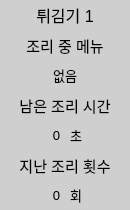
    <widget class="QWidget" name="wg_1" native="true">
     <property name="enabled">
      <bool>true</bool>
     </property>
     <property name="geometry">
      <rect>
       <x>5</x>
       <y>5</y>
       <width>130</width>
       <height>210</height>
      </rect>
     </property>
     <property name="autoFillBackground">
      <bool>false</bool>
     </property>
     <property name="styleSheet">
      <string notr="true">background-color: rgb(207, 207, 207);</string>
     </property>
     <widget class="QLabel" name="wg_1_lb_1">
      <property name="geometry">
       <rect>
        <x>0</x>
        <y>0</y>
        <width>130</width>
        <height>30</height>
       </rect>
      </property>
      <property name="font">
       <font>
        <pointsize>12</pointsize>
        <weight>50</weight>
        <bold>false</bold>
       </font>
      </property>
      <property name="text">
       <string>튀김기 1</string>
      </property>
      <property name="alignment">
       <set>Qt::AlignCenter</set>
      </property>
      <property name="wordWrap">
       <bool>true</bool>
      </property>
      <property name="margin">
       <number>3</number>
      </property>
     </widget>
     <widget class="QLabel" name="wg_1_lb_2">
      <property name="geometry">
       <rect>
        <x>0</x>
        <y>30</y>
        <width>130</width>
        <height>30</height>
       </rect>
      </property>
      <property name="font">
       <font>
        <pointsize>11</pointsize>
        <weight>50</weight>
        <bold>false</bold>
       </font>
      </property>
      <property name="text">
       <string>조리 중 메뉴</string>
      </property>
      <property name="alignment">
       <set>Qt::AlignCenter</set>
      </property>
      <property name="wordWrap">
       <bool>true</bool>
      </property>
      <property name="margin">
       <number>3</number>
      </property>
     </widget>
     <widget class="QLabel" name="fr_1_lb_menu">
      <property name="geometry">
       <rect>
        <x>0</x>
        <y>60</y>
        <width>130</width>
        <height>30</height>
       </rect>
      </property>
      <property name="font">
       <font>
        <pointsize>10</pointsize>
        <weight>50</weight>
        <bold>false</bold>
       </font>
      </property>
      <property name="text">
       <string>없음</string>
      </property>
      <property name="alignment">
       <set>Qt::AlignCenter</set>
      </property>
      <property name="wordWrap">
       <bool>true</bool>
      </property>
      <property name="margin">
       <number>3</number>
      </property>
     </widget>
     <widget class="QLabel" name="wg_1_lb_3">
      <property name="geometry">
       <rect>
        <x>0</x>
        <y>90</y>
        <width>130</width>
        <height>30</height>
       </rect>
      </property>
      <property name="font">
       <font>
        <pointsize>11</pointsize>
        <weight>50</weight>
        <bold>false</bold>
       </font>
      </property>
      <property name="text">
       <string>남은 조리 시간</string>
      </property>
      <property name="alignment">
       <set>Qt::AlignCenter</set>
      </property>
      <property name="wordWrap">
       <bool>true</bool>
      </property>
      <property name="margin">
       <number>3</number>
      </property>
     </widget>
     <widget class="QLabel" name="fr_1_lb_sec">
      <property name="geometry">
       <rect>
        <x>0</x>
        <y>120</y>
        <width>60</width>
        <height>30</height>
       </rect>
      </property>
      <property name="font">
       <font>
        <pointsize>10</pointsize>
        <weight>50</weight>
        <bold>false</bold>
       </font>
      </property>
      <property name="text">
       <string>0</string>
      </property>
      <property name="alignment">
       <set>Qt::AlignRight|Qt::AlignTrailing|Qt::AlignVCenter</set>
      </property>
      <property name="wordWrap">
       <bool>false</bool>
      </property>
      <property name="margin">
       <number>3</number>
      </property>
     </widget>
     <widget class="QLabel" name="wg_1_lb_5">
      <property name="geometry">
       <rect>
        <x>0</x>
        <y>150</y>
        <width>130</width>
        <height>30</height>
       </rect>
      </property>
      <property name="font">
       <font>
        <pointsize>11</pointsize>
        <weight>50</weight>
        <bold>false</bold>
       </font>
      </property>
      <property name="text">
       <string>지난 조리 횟수</string>
      </property>
      <property name="alignment">
       <set>Qt::AlignCenter</set>
      </property>
      <property name="wordWrap">
       <bool>true</bool>
      </property>
      <property name="margin">
       <number>3</number>
      </property>
     </widget>
     <widget class="QLabel" name="fr_1_lb_count">
      <property name="geometry">
       <rect>
        <x>0</x>
        <y>180</y>
        <width>60</width>
        <height>30</height>
       </rect>
      </property>
      <property name="font">
       <font>
        <pointsize>10</pointsize>
        <weight>50</weight>
        <bold>false</bold>
       </font>
      </property>
      <property name="text">
       <string>0</string>
      </property>
      <property name="alignment">
       <set>Qt::AlignRight|Qt::AlignTrailing|Qt::AlignVCenter</set>
      </property>
      <property name="wordWrap">
       <bool>true</bool>
      </property>
      <property name="margin">
       <number>3</number>
      </property>
     </widget>
     <widget class="QLabel" name="wg_1_lb_4">
      <property name="geometry">
       <rect>
        <x>70</x>
        <y>120</y>
        <width>60</width>
        <height>30</height>
       </rect>
      </property>
      <property name="font">
       <font>
        <pointsize>10</pointsize>
        <weight>50</weight>
        <bold>false</bold>
       </font>
      </property>
      <property name="text">
       <string>초</string>
      </property>
      <property name="wordWrap">
       <bool>true</bool>
      </property>
      <property name="margin">
       <number>3</number>
      </property>
     </widget>
     <widget class="QLabel" name="wg_1_lb_6">
      <property name="geometry">
       <rect>
        <x>70</x>
        <y>180</y>
        <width>60</width>
        <height>30</height>
       </rect>
      </property>
      <property name="font">
       <font>
        <pointsize>10</pointsize>
        <weight>50</weight>
        <bold>false</bold>
       </font>
      </property>
      <property name="text">
       <string>회</string>
      </property>
      <property name="alignment">
       <set>Qt::AlignLeading|Qt::AlignLeft|Qt::AlignVCenter</set>
      </property>
      <property name="wordWrap">
       <bool>true</bool>
      </property>
      <property name="margin">
       <number>3</number>
      </property>
     </widget>
    </widget>
